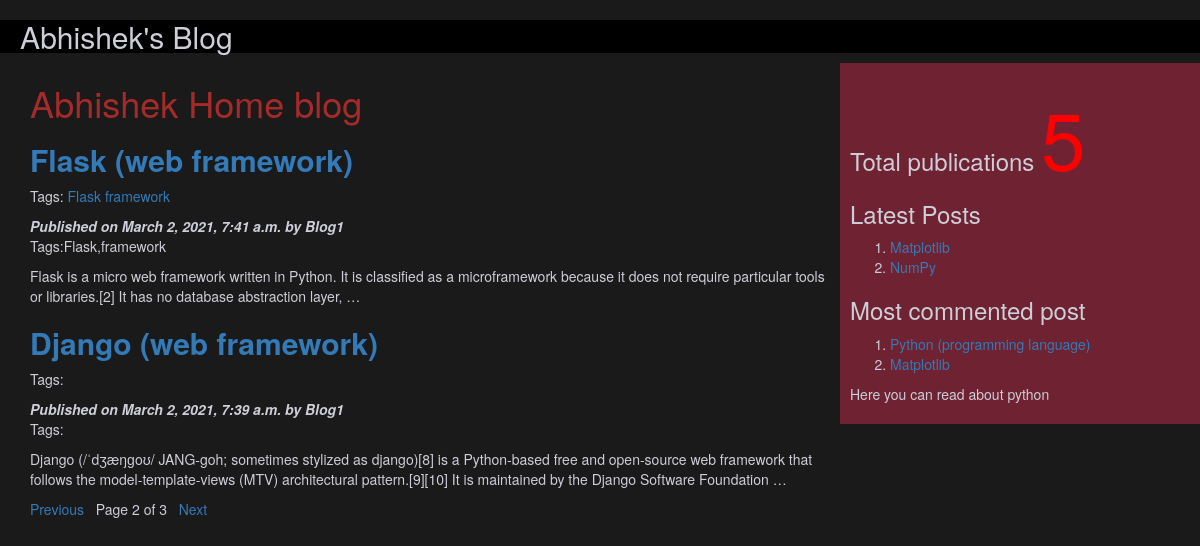
Screenshot of /?page=2 with the database file from the repository.
### blogApp/models.py (models this page shows, shortened)
class Post(models.Model):
    tags = TaggableManager()
    STATUS_CHOICES = (('draft' , 'Draft'),('published','Published'))
    title = models.CharField(max_length= 256)
    slug = models.SlugField(max_length=264,unique_for_date='publish')
    author = models.ForeignKey(User,related_name='blog_posts',on_delete= models.CASCADE)
    body = models.TextField()
    publish = models.DateTimeField(default=timezone.now)
    created = models.DateTimeField(auto_now_add=True)
    updated =  models.DateTimeField(auto_now=True)
    status = models.CharField(max_length=10,choices=STATUS_CHOICES,default='draft')
    objects = CustomManager()
    class Meta:
        ordering = ('-publish',)
    def get_absolute_url(self):
        return reverse('post_detail',args=[self.publish.year,self.publish.strftime('%m'),self.publish.strftime('%d'),self.slug])

### blogApp/views.py (the view)
# urls.py: url(r'^$',views.post_list_view),
def post_list_view(request,tag_slug=None):
    post_list = Post.objects.all()
    tag = None
    if tag_slug:
        tag = get_object_or_404(Tag,slug=tag_slug)
        post_list=post_list.filter(tags__in=[tag])
    paginator = Paginator(post_list,2)
    page_number = request.GET.get('page')
    try:
        post_list = paginator.page(page_number)
    except PageNotAnInteger:
        post_list = paginator.page(1)
    except EmptyPage:
        post_list = paginator.page(paginator.num_pages)
    d = {'post_list':post_list,'tag':tag}
    return render(request,'blogApp/post_list.html',d)

### blogApp/models.py (called while the page is built)
    def get_queryset(self):
        return super().get_queryset().filter(status='published')

### blogApp/templatetags/blogtags.py (called while the page is built)
@register.simple_tag
def total_posts():
    return Post.objects.count()

@register.inclusion_tag('blogApp/latest_post.html')
def show_latest_posts(count=3):
    latest_posts=Post.objects.order_by('-publish')[:count]
    return {'latest_posts':latest_posts}

@register.simple_tag
def get_most_commented_posts(count=2):
    return Post.objects.annotate(total_comments=Count('comments')).order_by('-total_comments')[:count]

### templates/blogApp/post_list.html (shortened to what this page needs)
<!DOCTYPE html>
<html>
    {%extends 'blogApp/parent.html'%}
        {%block content_block%}
        <h1 style="color: brown;">Abhishek Home blog</h1>
        {%for post in post_list%}
        <a href="{{post.get_absolute_url}}"><h2><b>{{post.title}}</b></h2></a>
        <p>Tags:
            {%for tag in post.tags.all%}
            <a href="{%url "post_list_by_tag_name" tag.slug%}">{{tag.name}}</a>
            {%endfor%}
        </p>
        <i><b>Published on {{post.publish}} by {{post.author|title}}</b></i>
        <p>Tags:{{post.tags.all|join:','}}</p>
        {{post.body|truncatewords:30|linebreaks}}
        {%endfor%}
        {%include 'blogApp/pagination.html' with page=post_list%}
        {%endblock%}

### templates/blogApp/parent.html (shortened to what this page needs)
<html>
{%load blogtags%}
    <head>
        <link rel="stylesheet" href="https://maxcdn.bootstrapcdn.com/bootstrap/3.3.7/css/bootstrap.min.css">
    </head>
    <body style="background-color: #1a1a1b;color:#ceced8;">
        <div class="hedder" style="height: 10%;;padding:0 0 0 20px;background-color: black;">
            <h2>Abhishek's Blog </h2>
        </div>
        <div class="content" style="width:70%;float:left;height:400%;padding:0 0 0 30px">
              {%block content_block%}
              {%endblock%}
        </div>
        <div class="sidebar" style="width:30%;float:right;background-color:#6f2232;height:100%;padding:10px">
            <h3>Total publications
                <span style="color: red;font-size: 80px;">
                {%total_posts%}</span>
                <h3>Latest Posts</h3>
                {%show_latest_posts 2%}
                <h3>Most commented post</h3>
                {%get_most_commented_posts as m%}
                <ol>
                  {%for post in m%}
                  <li><a href="{{post.get_absolute_url}}">{{post.title}}</a></li>
                  {%endfor%}
                </ol>
            </h3>
            <p>Here you can read about python</p>
        </div>
    </body>
</html>

### templates/blogApp/pagination.html
<!DOCTYPE html>
<html lang="en" dir="ltr">
  <body>
     <div class="paginator">
       {%if page.has_previous%}
       <a href="?page={{page.previous_page_number}}">Previous</a>&nbsp&nbsp
       {%endif%}
      <span>Page {{page.number}} of {{page.paginator.num_pages}}</span>&nbsp&nbsp
      {%if page.has_next%}
      <a href="?page={{page.next_page_number}}">Next</a> &nbsp  &nbsp
      {%endif%}
     </div>
  </body>
</html>

### templates/blogApp/latest_post.html
<!DOCTYPE html>
<html>
<body>
    <ol>
    {%for post in latest_posts%}
    <li><a href="{{post.get_absolute_url}}">{{post.title}}</a></li>
    {%endfor%}
    </ol>
</body>
</html>

### rows the page displays
Post: title "Flask (web framework)", publish "March 2, 2021, 7:41 a.m.", author "Blog1", tags.all "Flask,framework", body "Flask is a micro web framework written in Python. It is classified as a microframework because it does not require particular tools or libraries.[2] It has no database abstraction layer, …"
Tag: name "Flask"
Tag: name "framework"
Post: title "Django (web framework)", publish "March 2, 2021, 7:39 a.m.", author "Blog1", body "Django (/ˈdʒæŋɡoʊ/ JANG-goh; sometimes stylized as django)[8] is a Python-based free and open-source web framework that follows the model-template-views (MTV) architectural pattern.[9][10] It is maintained by the Django Software Foundation …"
Post: title "Matplotlib"
Post: title "NumPy"
Post: title "Python (programming language)"

### other values shown
{{ page.number }} "2"
{{ page.paginator.num_pages }} "3"
